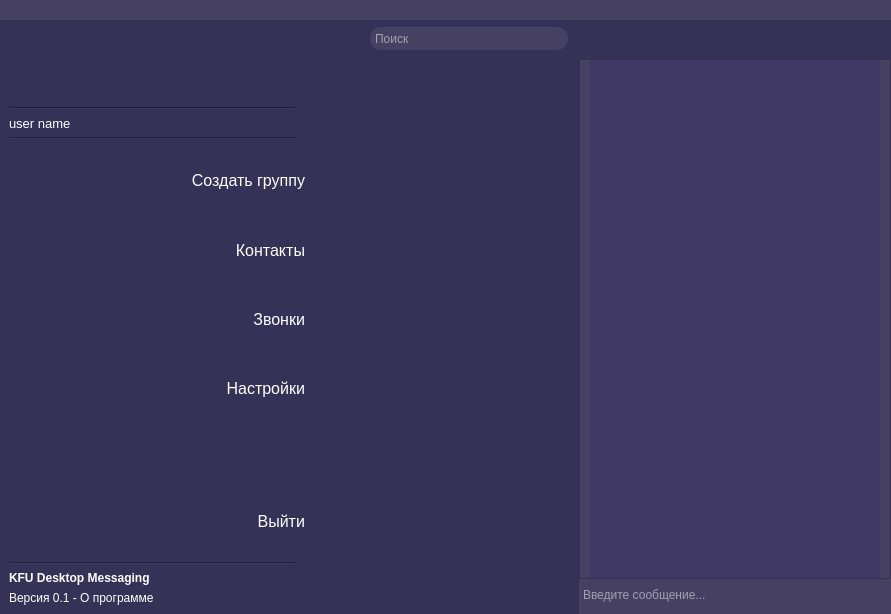
<?xml version="1.0" encoding="UTF-8"?>
<ui version="4.0">
 <class>MainWindow</class>
 <widget class="QMainWindow" name="MainWindow">
  <property name="geometry">
   <rect>
    <x>0</x>
    <y>0</y>
    <width>891</width>
    <height>614</height>
   </rect>
  </property>
  <property name="windowTitle">
   <string>Месседжер</string>
  </property>
  <widget class="QWidget" name="centralwidget">
   <layout class="QVBoxLayout" name="verticalLayout">
    <property name="spacing">
     <number>0</number>
    </property>
    <property name="leftMargin">
     <number>0</number>
    </property>
    <property name="topMargin">
     <number>0</number>
    </property>
    <property name="rightMargin">
     <number>0</number>
    </property>
    <property name="bottomMargin">
     <number>0</number>
    </property>
    <item>
     <widget class="QWidget" name="widget" native="true">
      <property name="styleSheet">
       <string notr="true">background-color: rgb(70, 64, 98);</string>
      </property>
      <layout class="QVBoxLayout" name="verticalLayout_2">
       <property name="spacing">
        <number>0</number>
       </property>
       <property name="leftMargin">
        <number>0</number>
       </property>
       <property name="topMargin">
        <number>0</number>
       </property>
       <property name="rightMargin">
        <number>0</number>
       </property>
       <property name="bottomMargin">
        <number>0</number>
       </property>
       <item alignment="Qt::AlignTop">
        <widget class="QWidget" name="widget_btn" native="true">
         <layout class="QHBoxLayout" name="horizontalLayout">
          <property name="spacing">
           <number>0</number>
          </property>
          <property name="leftMargin">
           <number>0</number>
          </property>
          <property name="topMargin">
           <number>0</number>
          </property>
          <property name="rightMargin">
           <number>0</number>
          </property>
          <property name="bottomMargin">
           <number>0</number>
          </property>
          <item>
           <spacer name="horizontalSpacer">
            <property name="orientation">
             <enum>Qt::Horizontal</enum>
            </property>
            <property name="sizeHint" stdset="0">
             <size>
              <width>40</width>
              <height>20</height>
             </size>
            </property>
           </spacer>
          </item>
          <item>
           <widget class="QPushButton" name="btn_remove">
            <property name="font">
             <font>
              <pointsize>12</pointsize>
             </font>
            </property>
            <property name="cursor">
             <cursorShape>ArrowCursor</cursorShape>
            </property>
            <property name="mouseTracking">
             <bool>true</bool>
            </property>
            <property name="tabletTracking">
             <bool>true</bool>
            </property>
            <property name="styleSheet">
             <string notr="true">QPushButton {
	border: 0px solid rgba(62, 63, 70, 0);
    border-radius: 0px;
	image: url(GUI/icons/remove.png);
}

QPushButton:hover{
    background: rgb(90, 80, 120);
}</string>
            </property>
            <property name="text">
             <string/>
            </property>
           </widget>
          </item>
          <item>
           <widget class="QPushButton" name="btn_shape">
            <property name="font">
             <font>
              <pointsize>12</pointsize>
             </font>
            </property>
            <property name="styleSheet">
             <string notr="true">QPushButton {
    border: 0px solid rgba(62, 63, 70, 0);
    border-radius: 0px;
	image: url(GUI/icons/check_box.png);
}

QPushButton:hover{
    background: rgb(90, 80, 120);
}</string>
            </property>
            <property name="text">
             <string/>
            </property>
           </widget>
          </item>
          <item>
           <widget class="QPushButton" name="btn_close">
            <property name="font">
             <font>
              <pointsize>12</pointsize>
             </font>
            </property>
            <property name="styleSheet">
             <string notr="true">QPushButton {
    border: 0px solid rgba(62, 63, 70, 0);
    border-radius: 0px;
	image: url(GUI/icons/close.png);
}

QPushButton:hover{
    
	background-color: rgb(255, 0, 0);
}</string>
            </property>
            <property name="text">
             <string/>
            </property>
           </widget>
          </item>
         </layout>
        </widget>
       </item>
       <item>
        <widget class="QWidget" name="widget_main" native="true">
         <property name="sizePolicy">
          <sizepolicy hsizetype="MinimumExpanding" vsizetype="MinimumExpanding">
           <horstretch>0</horstretch>
           <verstretch>0</verstretch>
          </sizepolicy>
         </property>
         <layout class="QHBoxLayout" name="horizontalLayout_2">
          <property name="spacing">
           <number>0</number>
          </property>
          <property name="leftMargin">
           <number>0</number>
          </property>
          <property name="topMargin">
           <number>0</number>
          </property>
          <property name="rightMargin">
           <number>0</number>
          </property>
          <property name="bottomMargin">
           <number>0</number>
          </property>
          <item>
           <widget class="QCustomSlideMenu" name="menu_bar_settings" native="true">
            <property name="sizePolicy">
             <sizepolicy hsizetype="MinimumExpanding" vsizetype="Preferred">
              <horstretch>0</horstretch>
              <verstretch>0</verstretch>
             </sizepolicy>
            </property>
            <property name="styleSheet">
             <string notr="true">background-color: rgb(54, 50, 87);</string>
            </property>
            <layout class="QVBoxLayout" name="verticalLayout_9">
             <property name="spacing">
              <number>0</number>
             </property>
             <property name="leftMargin">
              <number>0</number>
             </property>
             <property name="topMargin">
              <number>0</number>
             </property>
             <property name="rightMargin">
              <number>0</number>
             </property>
             <property name="bottomMargin">
              <number>0</number>
             </property>
             <item alignment="Qt::AlignTop">
              <widget class="QWidget" name="user_info" native="true">
               <layout class="QVBoxLayout" name="verticalLayout_10">
                <property name="rightMargin">
                 <number>9</number>
                </property>
                <item alignment="Qt::AlignLeft">
                 <widget class="QLabel" name="icon_user">
                  <property name="sizePolicy">
                   <sizepolicy hsizetype="Preferred" vsizetype="Preferred">
                    <horstretch>0</horstretch>
                    <verstretch>0</verstretch>
                   </sizepolicy>
                  </property>
                  <property name="minimumSize">
                   <size>
                    <width>50</width>
                    <height>50</height>
                   </size>
                  </property>
                  <property name="font">
                   <font>
                    <family>MS Reference Sans Serif</family>
                    <pointsize>40</pointsize>
                    <stylestrategy>NoAntialias</stylestrategy>
                   </font>
                  </property>
                  <property name="cursor">
                   <cursorShape>PointingHandCursor</cursorShape>
                  </property>
                  <property name="styleSheet">
                   <string notr="true">image: url(GUI/icons/person.png);
border: 3px;
border-radius: 40px;</string>
                  </property>
                  <property name="text">
                   <string/>
                  </property>
                 </widget>
                </item>
                <item>
                 <widget class="Line" name="line_3">
                  <property name="orientation">
                   <enum>Qt::Horizontal</enum>
                  </property>
                 </widget>
                </item>
                <item alignment="Qt::AlignBottom">
                 <widget class="QLabel" name="name_user">
                  <property name="font">
                   <font>
                    <pointsize>10</pointsize>
                   </font>
                  </property>
                  <property name="styleSheet">
                   <string notr="true">color: rgb(255, 255, 255);</string>
                  </property>
                  <property name="text">
                   <string>user name</string>
                  </property>
                 </widget>
                </item>
                <item>
                 <widget class="Line" name="line">
                  <property name="orientation">
                   <enum>Qt::Horizontal</enum>
                  </property>
                 </widget>
                </item>
               </layout>
              </widget>
             </item>
             <item>
              <widget class="QWidget" name="more_settings" native="true">
               <property name="sizePolicy">
                <sizepolicy hsizetype="Preferred" vsizetype="MinimumExpanding">
                 <horstretch>0</horstretch>
                 <verstretch>0</verstretch>
                </sizepolicy>
               </property>
               <layout class="QVBoxLayout" name="verticalLayout_12">
                <property name="leftMargin">
                 <number>0</number>
                </property>
                <property name="topMargin">
                 <number>0</number>
                </property>
                <property name="rightMargin">
                 <number>0</number>
                </property>
                <property name="bottomMargin">
                 <number>0</number>
                </property>
                <item>
                 <widget class="QPushButton" name="btn_create_group">
                  <property name="sizePolicy">
                   <sizepolicy hsizetype="Minimum" vsizetype="MinimumExpanding">
                    <horstretch>0</horstretch>
                    <verstretch>0</verstretch>
                   </sizepolicy>
                  </property>
                  <property name="font">
                   <font>
                    <pointsize>12</pointsize>
                   </font>
                  </property>
                  <property name="cursor">
                   <cursorShape>PointingHandCursor</cursorShape>
                  </property>
                  <property name="layoutDirection">
                   <enum>Qt::LeftToRight</enum>
                  </property>
                  <property name="styleSheet">
                   <string notr="true">QPushButton {
	text-align: right;
    border: 0px solid rgba(62, 63, 70, 0);
	image: url(GUI/icons/group.png);
	image-align: left;
	color: rgb(255, 255, 255)
}

QPushButton:hover{
    background: rgb(70, 65, 100);
}</string>
                  </property>
                  <property name="text">
                   <string>Создать группу</string>
                  </property>
                  <property name="iconSize">
                   <size>
                    <width>40</width>
                    <height>20</height>
                   </size>
                  </property>
                 </widget>
                </item>
                <item>
                 <widget class="QPushButton" name="btn_account">
                  <property name="sizePolicy">
                   <sizepolicy hsizetype="Minimum" vsizetype="MinimumExpanding">
                    <horstretch>0</horstretch>
                    <verstretch>0</verstretch>
                   </sizepolicy>
                  </property>
                  <property name="font">
                   <font>
                    <pointsize>12</pointsize>
                   </font>
                  </property>
                  <property name="cursor">
                   <cursorShape>PointingHandCursor</cursorShape>
                  </property>
                  <property name="layoutDirection">
                   <enum>Qt::LeftToRight</enum>
                  </property>
                  <property name="styleSheet">
                   <string notr="true">QPushButton {
	text-align: right;
    border: 0px solid rgba(62, 63, 70, 0);
	image: url(GUI/icons/account.png);
	color: rgb(255, 255, 255)
}

QPushButton:hover{
    background: rgb(70, 65, 100);
}</string>
                  </property>
                  <property name="text">
                   <string>Контакты</string>
                  </property>
                  <property name="iconSize">
                   <size>
                    <width>40</width>
                    <height>20</height>
                   </size>
                  </property>
                 </widget>
                </item>
                <item>
                 <widget class="QPushButton" name="btn_call">
                  <property name="sizePolicy">
                   <sizepolicy hsizetype="Minimum" vsizetype="MinimumExpanding">
                    <horstretch>0</horstretch>
                    <verstretch>0</verstretch>
                   </sizepolicy>
                  </property>
                  <property name="font">
                   <font>
                    <pointsize>12</pointsize>
                   </font>
                  </property>
                  <property name="cursor">
                   <cursorShape>PointingHandCursor</cursorShape>
                  </property>
                  <property name="layoutDirection">
                   <enum>Qt::LeftToRight</enum>
                  </property>
                  <property name="styleSheet">
                   <string notr="true">QPushButton {
	text-align: right;
    border: 0px solid rgba(62, 63, 70, 0);
	image: url(GUI/icons/call.png);
	color: rgb(255, 255, 255)
}

QPushButton:hover{
    background: rgb(70, 65, 100);
}</string>
                  </property>
                  <property name="text">
                   <string>Звонки</string>
                  </property>
                  <property name="iconSize">
                   <size>
                    <width>40</width>
                    <height>20</height>
                   </size>
                  </property>
                 </widget>
                </item>
                <item>
                 <widget class="QPushButton" name="btn_menu_settings">
                  <property name="sizePolicy">
                   <sizepolicy hsizetype="Minimum" vsizetype="MinimumExpanding">
                    <horstretch>0</horstretch>
                    <verstretch>0</verstretch>
                   </sizepolicy>
                  </property>
                  <property name="font">
                   <font>
                    <pointsize>12</pointsize>
                   </font>
                  </property>
                  <property name="cursor">
                   <cursorShape>PointingHandCursor</cursorShape>
                  </property>
                  <property name="layoutDirection">
                   <enum>Qt::LeftToRight</enum>
                  </property>
                  <property name="styleSheet">
                   <string notr="true">QPushButton {
	text-align: right;
    border: 0px solid rgba(62, 63, 70, 0);
	image: url(GUI/icons/settings.png);
	color: rgb(255, 255, 255)
}

QPushButton:hover{
    background: rgb(70, 65, 100);
}</string>
                  </property>
                  <property name="text">
                   <string>Настройки</string>
                  </property>
                  <property name="iconSize">
                   <size>
                    <width>40</width>
                    <height>20</height>
                   </size>
                  </property>
                 </widget>
                </item>
                <item>
                 <spacer name="verticalSpacer">
                  <property name="orientation">
                   <enum>Qt::Vertical</enum>
                  </property>
                  <property name="sizeHint" stdset="0">
                   <size>
                    <width>20</width>
                    <height>40</height>
                   </size>
                  </property>
                 </spacer>
                </item>
                <item>
                 <widget class="QPushButton" name="btn_user_close">
                  <property name="sizePolicy">
                   <sizepolicy hsizetype="Minimum" vsizetype="MinimumExpanding">
                    <horstretch>0</horstretch>
                    <verstretch>0</verstretch>
                   </sizepolicy>
                  </property>
                  <property name="font">
                   <font>
                    <pointsize>12</pointsize>
                   </font>
                  </property>
                  <property name="cursor">
                   <cursorShape>PointingHandCursor</cursorShape>
                  </property>
                  <property name="styleSheet">
                   <string notr="true">QPushButton {
	text-align: right;
    border: 0px solid rgba(62, 63, 70, 0);
	image: url(GUI/icons/logout.png);
	color: rgb(255, 255, 255)
}

QPushButton:hover{
    background: rgb(70, 65, 100);
}</string>
                  </property>
                  <property name="text">
                   <string>Выйти</string>
                  </property>
                 </widget>
                </item>
               </layout>
              </widget>
             </item>
             <item>
              <widget class="QWidget" name="app_info" native="true">
               <layout class="QVBoxLayout" name="verticalLayout_11">
                <property name="rightMargin">
                 <number>9</number>
                </property>
                <item>
                 <widget class="Line" name="line_2">
                  <property name="orientation">
                   <enum>Qt::Horizontal</enum>
                  </property>
                 </widget>
                </item>
                <item>
                 <widget class="QLabel" name="app_text">
                  <property name="font">
                   <font>
                    <weight>75</weight>
                    <bold>true</bold>
                   </font>
                  </property>
                  <property name="cursor">
                   <cursorShape>PointingHandCursor</cursorShape>
                  </property>
                  <property name="styleSheet">
                   <string notr="true">color: rgb(255, 255, 255);</string>
                  </property>
                  <property name="text">
                   <string>KFU Desktop Messaging</string>
                  </property>
                 </widget>
                </item>
                <item>
                 <widget class="QLabel" name="app_text_2">
                  <property name="cursor">
                   <cursorShape>PointingHandCursor</cursorShape>
                  </property>
                  <property name="styleSheet">
                   <string notr="true">color: rgb(255, 255, 255);</string>
                  </property>
                  <property name="text">
                   <string>Версия 0.1 - О программе </string>
                  </property>
                 </widget>
                </item>
               </layout>
              </widget>
             </item>
            </layout>
           </widget>
          </item>
          <item alignment="Qt::AlignLeft">
           <widget class="QWidget" name="widget_left_main" native="true">
            <property name="sizePolicy">
             <sizepolicy hsizetype="MinimumExpanding" vsizetype="MinimumExpanding">
              <horstretch>0</horstretch>
              <verstretch>0</verstretch>
             </sizepolicy>
            </property>
            <property name="styleSheet">
             <string notr="true">background-color: rgb(54, 50, 87);</string>
            </property>
            <layout class="QVBoxLayout" name="verticalLayout_3">
             <property name="spacing">
              <number>0</number>
             </property>
             <property name="leftMargin">
              <number>0</number>
             </property>
             <property name="topMargin">
              <number>0</number>
             </property>
             <property name="rightMargin">
              <number>0</number>
             </property>
             <property name="bottomMargin">
              <number>0</number>
             </property>
             <item>
              <widget class="QWidget" name="widget_settings" native="true">
               <property name="sizePolicy">
                <sizepolicy hsizetype="MinimumExpanding" vsizetype="Preferred">
                 <horstretch>0</horstretch>
                 <verstretch>0</verstretch>
                </sizepolicy>
               </property>
               <layout class="QHBoxLayout" name="horizontalLayout_3">
                <property name="spacing">
                 <number>0</number>
                </property>
                <property name="leftMargin">
                 <number>0</number>
                </property>
                <property name="topMargin">
                 <number>6</number>
                </property>
                <property name="rightMargin">
                 <number>10</number>
                </property>
                <property name="bottomMargin">
                 <number>6</number>
                </property>
                <item alignment="Qt::AlignLeft">
                 <widget class="QPushButton" name="btn_settings">
                  <property name="sizePolicy">
                   <sizepolicy hsizetype="Preferred" vsizetype="Fixed">
                    <horstretch>0</horstretch>
                    <verstretch>0</verstretch>
                   </sizepolicy>
                  </property>
                  <property name="font">
                   <font>
                    <pointsize>16</pointsize>
                   </font>
                  </property>
                  <property name="styleSheet">
                   <string notr="true">QPushButton {
    border: 0px solid rgba(62, 63, 70, 0);
    border-radius: 0px;
	image: url(GUI/icons/menu.png);
}

QPushButton:hover{
    background: rgb(70, 65, 100);
}</string>
                  </property>
                  <property name="text">
                   <string/>
                  </property>
                  <property name="iconSize">
                   <size>
                    <width>16</width>
                    <height>16</height>
                   </size>
                  </property>
                 </widget>
                </item>
                <item>
                 <widget class="QTextEdit" name="search_text">
                  <property name="sizePolicy">
                   <sizepolicy hsizetype="MinimumExpanding" vsizetype="Ignored">
                    <horstretch>0</horstretch>
                    <verstretch>0</verstretch>
                   </sizepolicy>
                  </property>
                  <property name="maximumSize">
                   <size>
                    <width>200</width>
                    <height>16777215</height>
                   </size>
                  </property>
                  <property name="acceptDrops">
                   <bool>false</bool>
                  </property>
                  <property name="styleSheet">
                   <string notr="true">background-color: rgb(70, 64, 98);
color: rgba(255, 255, 255,1);
border: 2px solid rgba(62, 63, 70, 0);
border-radius: 12px;</string>
                  </property>
                  <property name="verticalScrollBarPolicy">
                   <enum>Qt::ScrollBarAlwaysOff</enum>
                  </property>
                  <property name="horizontalScrollBarPolicy">
                   <enum>Qt::ScrollBarAlwaysOff</enum>
                  </property>
                  <property name="tabChangesFocus">
                   <bool>true</bool>
                  </property>
                  <property name="html">
                   <string>&lt;!DOCTYPE HTML PUBLIC &quot;-//W3C//DTD HTML 4.0//EN&quot; &quot;http://www.w3.org/TR/REC-html40/strict.dtd&quot;&gt;
&lt;html&gt;&lt;head&gt;&lt;meta name=&quot;qrichtext&quot; content=&quot;1&quot; /&gt;&lt;style type=&quot;text/css&quot;&gt;
p, li { white-space: pre-wrap; }
&lt;/style&gt;&lt;/head&gt;&lt;body style=&quot; font-family:'MS Shell Dlg 2'; font-size:7.8pt; font-weight:400; font-style:normal;&quot;&gt;
&lt;p style=&quot;-qt-paragraph-type:empty; margin-top:0px; margin-bottom:0px; margin-left:0px; margin-right:0px; -qt-block-indent:0; text-indent:0px; font-family:'Segoe UI'; font-size:9pt;&quot;&gt;&lt;br /&gt;&lt;/p&gt;&lt;/body&gt;&lt;/html&gt;</string>
                  </property>
                  <property name="overwriteMode">
                   <bool>false</bool>
                  </property>
                  <property name="acceptRichText">
                   <bool>true</bool>
                  </property>
                  <property name="placeholderText">
                   <string>Поиск</string>
                  </property>
                 </widget>
                </item>
               </layout>
              </widget>
             </item>
             <item>
              <widget class="QWidget" name="widget_users_list" native="true">
               <property name="sizePolicy">
                <sizepolicy hsizetype="MinimumExpanding" vsizetype="Preferred">
                 <horstretch>0</horstretch>
                 <verstretch>0</verstretch>
                </sizepolicy>
               </property>
               <layout class="QVBoxLayout" name="verticalLayout_7">
                <item alignment="Qt::AlignLeft">
                 <widget class="QListWidget" name="list_users">
                  <property name="sizePolicy">
                   <sizepolicy hsizetype="Expanding" vsizetype="Expanding">
                    <horstretch>0</horstretch>
                    <verstretch>0</verstretch>
                   </sizepolicy>
                  </property>
                  <property name="styleSheet">
                   <string notr="true">color: rgb(255, 255, 255);
border: transparent;</string>
                  </property>
                  <property name="verticalScrollBarPolicy">
                   <enum>Qt::ScrollBarAlwaysOff</enum>
                  </property>
                 </widget>
                </item>
               </layout>
              </widget>
             </item>
            </layout>
           </widget>
          </item>
          <item>
           <widget class="QWidget" name="widget_right_main" native="true">
            <property name="sizePolicy">
             <sizepolicy hsizetype="MinimumExpanding" vsizetype="MinimumExpanding">
              <horstretch>0</horstretch>
              <verstretch>0</verstretch>
             </sizepolicy>
            </property>
            <layout class="QVBoxLayout" name="verticalLayout_4">
             <property name="spacing">
              <number>0</number>
             </property>
             <property name="leftMargin">
              <number>0</number>
             </property>
             <property name="topMargin">
              <number>0</number>
             </property>
             <property name="rightMargin">
              <number>0</number>
             </property>
             <property name="bottomMargin">
              <number>0</number>
             </property>
             <item>
              <widget class="QWidget" name="widget_user" native="true">
               <property name="styleSheet">
                <string notr="true">background-color: rgb(54, 50, 87);</string>
               </property>
               <layout class="QVBoxLayout" name="verticalLayout_5">
                <property name="spacing">
                 <number>0</number>
                </property>
                <property name="rightMargin">
                 <number>0</number>
                </property>
                <property name="bottomMargin">
                 <number>16</number>
                </property>
                <item>
                 <widget class="QLabel" name="user_label">
                  <property name="sizePolicy">
                   <sizepolicy hsizetype="Preferred" vsizetype="Preferred">
                    <horstretch>0</horstretch>
                    <verstretch>0</verstretch>
                   </sizepolicy>
                  </property>
                  <property name="styleSheet">
                   <string notr="true">color: rgb(255, 255, 255);</string>
                  </property>
                  <property name="text">
                   <string/>
                  </property>
                  <property name="alignment">
                   <set>Qt::AlignLeading|Qt::AlignLeft|Qt::AlignVCenter</set>
                  </property>
                 </widget>
                </item>
               </layout>
              </widget>
             </item>
             <item>
              <widget class="QStackedWidget" name="stackedWidget_sms">
               <property name="currentIndex">
                <number>0</number>
               </property>
               <widget class="QWidget" name="stackedWidget_smsPage1">
                <layout class="QVBoxLayout" name="verticalLayout_6">
                 <property name="spacing">
                  <number>0</number>
                 </property>
                 <property name="leftMargin">
                  <number>0</number>
                 </property>
                 <property name="topMargin">
                  <number>0</number>
                 </property>
                 <property name="rightMargin">
                  <number>0</number>
                 </property>
                 <property name="bottomMargin">
                  <number>0</number>
                 </property>
                 <item>
                  <widget class="QScrollArea" name="scrollArea">
                   <property name="styleSheet">
                    <string notr="true">border: 1px solid transparent; /* Установка прозрачной границы */
	background-color: rgb(64, 57, 101);
	color: rgb(255, 255, 255);
QScrollArea {
    border: 1px solid transparent; /* Установка прозрачной границы */
	background-color: rgb(64, 57, 101);
	color: rgb(255, 255, 255);
	wight: 5px;
}
QScrollBar:vertical {
background: #2f2f2f;
width: 15px;
margin: 0;
}

QScrollBar::handle:vertical {
background: #5b5b5b;
}

QScrollBar::add-line:vertical {
height: 0px;
}

QScrollBar::sub-line:vertical {
height: 0px;
}

QScrollBar::add-page:vertical, QScrollBar::sub-page:vertical {
height: 0px;
}
</string>
                   </property>
                   <property name="lineWidth">
                    <number>1</number>
                   </property>
                   <property name="horizontalScrollBarPolicy">
                    <enum>Qt::ScrollBarAlwaysOff</enum>
                   </property>
                   <property name="sizeAdjustPolicy">
                    <enum>QAbstractScrollArea::AdjustIgnored</enum>
                   </property>
                   <property name="widgetResizable">
                    <bool>true</bool>
                   </property>
                   <property name="alignment">
                    <set>Qt::AlignBottom|Qt::AlignLeading|Qt::AlignLeft</set>
                   </property>
                   <widget class="QWidget" name="scrollAreaWidgetContents">
                    <property name="geometry">
                     <rect>
                      <x>0</x>
                      <y>0</y>
                      <width>318</width>
                      <height>502</height>
                     </rect>
                    </property>
                    <layout class="QHBoxLayout" name="horizontalLayout_5">
                     <property name="spacing">
                      <number>0</number>
                     </property>
                     <property name="leftMargin">
                      <number>10</number>
                     </property>
                     <property name="topMargin">
                      <number>0</number>
                     </property>
                     <property name="rightMargin">
                      <number>10</number>
                     </property>
                     <property name="bottomMargin">
                      <number>0</number>
                     </property>
                     <item>
                      <widget class="QLabel" name="sms_label">
                       <property name="sizePolicy">
                        <sizepolicy hsizetype="Preferred" vsizetype="Expanding">
                         <horstretch>0</horstretch>
                         <verstretch>0</verstretch>
                        </sizepolicy>
                       </property>
                       <property name="font">
                        <font>
                         <pointsize>10</pointsize>
                        </font>
                       </property>
                       <property name="styleSheet">
                        <string notr="true">background-color: rgb(64, 57, 101);
color: rgb(255, 255, 255);</string>
                       </property>
                       <property name="text">
                        <string/>
                       </property>
                       <property name="textFormat">
                        <enum>Qt::AutoText</enum>
                       </property>
                       <property name="alignment">
                        <set>Qt::AlignBottom|Qt::AlignHCenter</set>
                       </property>
                       <property name="margin">
                        <number>20</number>
                       </property>
                      </widget>
                     </item>
                    </layout>
                   </widget>
                  </widget>
                 </item>
                </layout>
               </widget>
               <widget class="QWidget" name="page_info">
                <property name="styleSheet">
                 <string notr="true">background-color: rgb(64, 57, 101);
color: rgb(255, 255, 255);</string>
                </property>
                <layout class="QVBoxLayout" name="verticalLayout_8">
                 <property name="spacing">
                  <number>0</number>
                 </property>
                 <property name="leftMargin">
                  <number>0</number>
                 </property>
                 <property name="topMargin">
                  <number>0</number>
                 </property>
                 <property name="rightMargin">
                  <number>0</number>
                 </property>
                 <property name="bottomMargin">
                  <number>0</number>
                 </property>
                 <item>
                  <widget class="QLabel" name="label">
                   <property name="contextMenuPolicy">
                    <enum>Qt::PreventContextMenu</enum>
                   </property>
                   <property name="styleSheet">
                    <string notr="true">background-color: rgb(64, 57, 101);
color: rgb(255, 255, 255);</string>
                   </property>
                   <property name="text">
                    <string>Выберите, кому хотели бы написать</string>
                   </property>
                   <property name="alignment">
                    <set>Qt::AlignCenter</set>
                   </property>
                  </widget>
                 </item>
                </layout>
               </widget>
              </widget>
             </item>
             <item alignment="Qt::AlignBottom">
              <widget class="QWidget" name="widget_send_text" native="true">
               <property name="sizePolicy">
                <sizepolicy hsizetype="Preferred" vsizetype="MinimumExpanding">
                 <horstretch>0</horstretch>
                 <verstretch>0</verstretch>
                </sizepolicy>
               </property>
               <layout class="QHBoxLayout" name="horizontalLayout_4">
                <property name="spacing">
                 <number>0</number>
                </property>
                <property name="leftMargin">
                 <number>0</number>
                </property>
                <property name="topMargin">
                 <number>5</number>
                </property>
                <property name="rightMargin">
                 <number>0</number>
                </property>
                <property name="bottomMargin">
                 <number>5</number>
                </property>
                <item>
                 <widget class="QTextEdit" name="send_text">
                  <property name="sizePolicy">
                   <sizepolicy hsizetype="Expanding" vsizetype="Ignored">
                    <horstretch>0</horstretch>
                    <verstretch>0</verstretch>
                   </sizepolicy>
                  </property>
                  <property name="styleSheet">
                   <string notr="true">color: rgba(255, 255, 255,1);
border: transparent;</string>
                  </property>
                  <property name="verticalScrollBarPolicy">
                   <enum>Qt::ScrollBarAlwaysOff</enum>
                  </property>
                  <property name="horizontalScrollBarPolicy">
                   <enum>Qt::ScrollBarAlwaysOff</enum>
                  </property>
                  <property name="html">
                   <string>&lt;!DOCTYPE HTML PUBLIC &quot;-//W3C//DTD HTML 4.0//EN&quot; &quot;http://www.w3.org/TR/REC-html40/strict.dtd&quot;&gt;
&lt;html&gt;&lt;head&gt;&lt;meta name=&quot;qrichtext&quot; content=&quot;1&quot; /&gt;&lt;style type=&quot;text/css&quot;&gt;
p, li { white-space: pre-wrap; }
&lt;/style&gt;&lt;/head&gt;&lt;body style=&quot; font-family:'MS Shell Dlg 2'; font-size:7.8pt; font-weight:400; font-style:normal;&quot;&gt;
&lt;p style=&quot;-qt-paragraph-type:empty; margin-top:0px; margin-bottom:0px; margin-left:0px; margin-right:0px; -qt-block-indent:0; text-indent:0px; font-family:'Segoe UI'; font-size:9pt;&quot;&gt;&lt;br /&gt;&lt;/p&gt;&lt;/body&gt;&lt;/html&gt;</string>
                  </property>
                  <property name="acceptRichText">
                   <bool>false</bool>
                  </property>
                  <property name="placeholderText">
                   <string>Введите сообщение...</string>
                  </property>
                 </widget>
                </item>
                <item>
                 <widget class="QPushButton" name="btn_send">
                  <property name="font">
                   <font>
                    <pointsize>16</pointsize>
                   </font>
                  </property>
                  <property name="cursor">
                   <cursorShape>PointingHandCursor</cursorShape>
                  </property>
                  <property name="styleSheet">
                   <string notr="true">QPushButton {
    border: 0px solid rgba(62, 63, 70, 0);
    border-radius: 0px;
	image: url(GUI/icons/send.png);
}
</string>
                  </property>
                  <property name="text">
                   <string/>
                  </property>
                  <property name="shortcut">
                   <string>Return</string>
                  </property>
                 </widget>
                </item>
               </layout>
              </widget>
             </item>
            </layout>
           </widget>
          </item>
         </layout>
        </widget>
       </item>
      </layout>
     </widget>
    </item>
   </layout>
  </widget>
 </widget>
 <customwidgets>
  <customwidget>
   <class>QCustomSlideMenu</class>
   <extends>QWidget</extends>
   <header location="global">Custom_Widgets.QCustomSlideMenu.h</header>
   <container>1</container>
  </customwidget>
 </customwidgets>
 <resources/>
 <connections/>
</ui>
